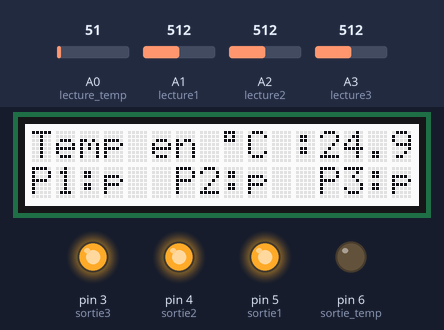
Simulated run of this sketch. Board: Arduino Uno, built with avr-gcc and run on an emulated ATmega328P. On the bench: 16×2 character LCD, output pins drawn as LEDs (lit = HIGH). Inputs (shaded band) come from the test bench; at power-on: A1 (lecture1) = 512, A2 (lecture2) = 512, A3 (lecture3) = 512, A0 (lecture_temp) = 51. What the sketch prints to the serial monitor is not drawn.

Above: at 1.7 s.
1.8 s: A1 (lecture1) set to 484
At 2.2 s:
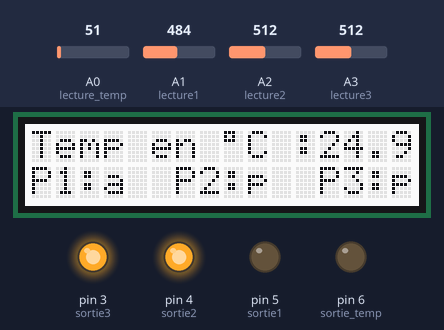
3.4 s: A2 (lecture2) set to 499
4.9 s: A2 (lecture2) set to 478
At 6.2 s:
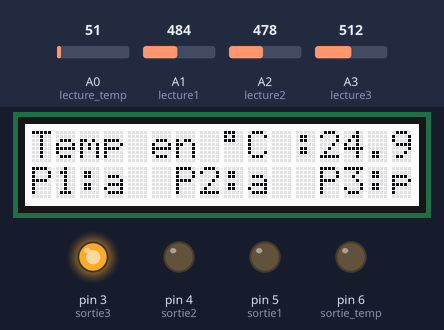
6.5 s: A1 (lecture1) set to 716
At 7.9 s:
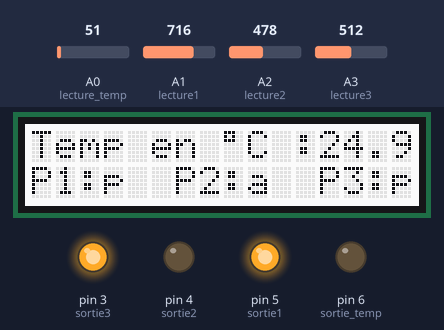
8.2 s: A3 (lecture3) set to 485
At 9.6 s:
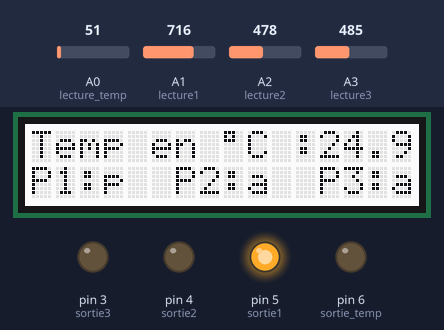
9.9 s: A2 (lecture2) set to 716
At 11.4 s:
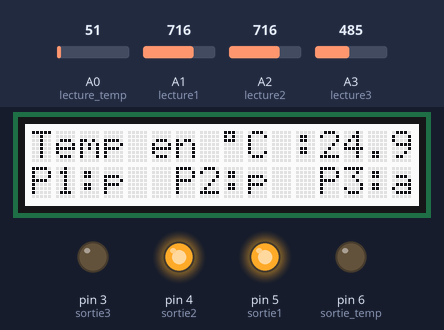
Timing chart, 0 to 12.6 s (numbered marks = the images above; inputs shaded):
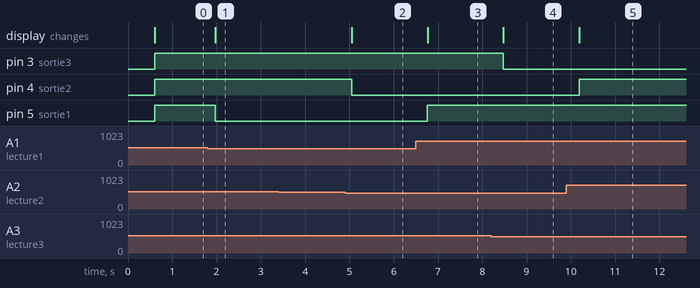

The sketch:

prog_final.ino
```cpp
#include <Wire.h>
#include "rgb_lcd.h"

rgb_lcd lcd;

int lecture_temp = A0, lecture1 = A1, lecture2 = A2, lecture3 = A3;                               // Variables de lectures, se referant aux pins analogiques

int sortie_temp = 6,sortie1 = 5, sortie2 = 4, sortie3 = 3;                                        // Variables indiquant les pins de sorties en 0-5V

float valeur_temp = 0, valeur1 = 0, valeur2 = 0, valeur3 = 0;                                     // Variables d'analyses dans les conditions

const float SEUIL_TENSION = 2.4, SEUIL_BAS_TEMPERATURE = 23.0,SEUIL_HAUT_TEMPERATURE = 25.0;      // Valeurs de seuils

void setup() {

  Serial.begin(9600);                                                                             // Ouverture du port serie permettant d'afficher des variables sur l'ordinateur
  lcd.begin(16, 2);                                                                               // Initialisation de l'écran

  lcd.setCursor(0, 0);
  lcd.print("Temp en "); lcd.print((char)223); lcd.print("C : ");

  lcd.setCursor(0, 1);
  lcd.print("P1:  ");

  lcd.setCursor(6, 1);
  lcd.print("P2:  ");

  lcd.setCursor(12, 1);
  lcd.print("P3:  ");
                                                                                                  // Écriture des textes fixes
  pinMode(sortie_temp, OUTPUT);
  pinMode(sortie1, OUTPUT);
  pinMode(sortie2, OUTPUT);
  pinMode(sortie3, OUTPUT);
                                                                                                  // Selection des modes des pins de sorties
  delay(500);

}

void loop() {

  valeur_temp = analogRead(lecture_temp)*5.0*100.0/1023.0;                                        // Lecture de la valeur de température

  lcd.setCursor(12,0);
  lcd.print(valeur_temp);

  valeur1 = analogRead(lecture1)*(5.0/1023);                                                      // Lecture des tensions dans les pins analogiques
  valeur2 = analogRead(lecture2)*(5.0/1023);                                                      // Et conversion en une valeur de tension
  valeur3 = analogRead(lecture3)*(5.0/1023);                                                      // Afin dêtre ensuite comparé au seuil

  Serial.println(valeur_temp);
                                                                                                  // Comparaison de la valeur du capteur 1
  if(valeur1 > SEUIL_TENSION)
  {
    lcd.setCursor(3, 1);
    lcd.print("p");
    digitalWrite(sortie1, HIGH);
  }
  else
  {
    lcd.setCursor(3, 1);
    lcd.print("a");
    digitalWrite(sortie1, LOW);
  }
                                                                                                   // Comparaison de la valeur du capteur 2
  if(valeur2 > SEUIL_TENSION)
  {
    lcd.setCursor(9, 1);
    lcd.print("p");
    digitalWrite(sortie2, HIGH);
  }
  else
  {
    lcd.setCursor(9, 1);
    lcd.print("a");
    digitalWrite(sortie2, LOW);
  }
                                                                                                  // Comparaison de la valeur du capteur 3
  if(valeur3 > SEUIL_TENSION)
  {
    lcd.setCursor(15, 1);
    lcd.print("p");
    digitalWrite(sortie3, HIGH);
  }
  else
  {
    lcd.setCursor(15, 1);
    lcd.print("a");
    digitalWrite(sortie3, LOW);
  }
                                                                                                  // Comparaison de la valeur de température
  if(valeur_temp > SEUIL_HAUT_TEMPERATURE)
  {
    digitalWrite(sortie_temp, HIGH);

  }
  else
  {
    digitalWrite(sortie_temp, LOW);
  }
    delay(330);

}
```

Measured:
- the behaviour switches between 492 and 491 on A1 (lecture1) (found by bisection; images 0 and 1)
- the behaviour switches between 492 and 491 on A2 (lecture2) (found by bisection; images 1 and 2)
- the behaviour switches between 492 and 491 on A3 (lecture3) (found by bisection; images 3 and 4)
- after the input at 1.8 s, pin 5 (sortie1): HIGH → LOW after 0.17 s; the display: changes after 0.17 s (image 1)
- after the input at 3.4 s, every drawn part: stays the same
- after the input at 4.9 s, pin 4 (sortie2): HIGH → LOW after 0.15 s; the display: changes after 0.15 s (image 2)
- after the input at 6.5 s, pin 5 (sortie1): LOW → HIGH after 0.26 s; the display: changes after 0.27 s (image 3)
- after the input at 8.2 s, pin 3 (sortie3): HIGH → LOW after 0.28 s; the display: changes after 0.28 s (image 4)
- after the input at 9.9 s, pin 4 (sortie2): LOW → HIGH after 0.29 s; the display: changes after 0.29 s (image 5)
